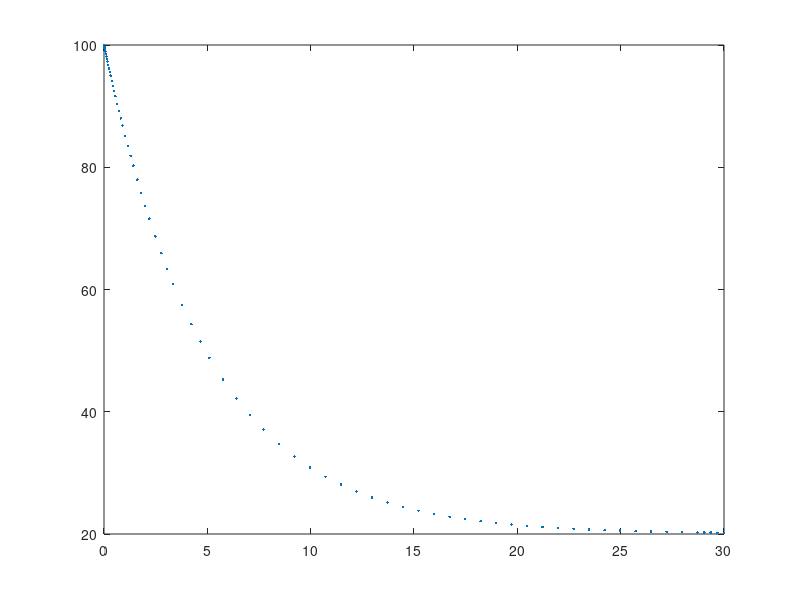

Here is the MATLAB script that generated this plot:
% Temperature model
% dy/dt = -k (y - Text)
close all;
k =  0.2;
Text = 20; % deg celcius
DE = @(t, y) -k*(y - Text);

y0 = 100;
tspan = [0, 30];
[t, y] = ode45(DE, tspan, y0);
plot(t, y, '.');
